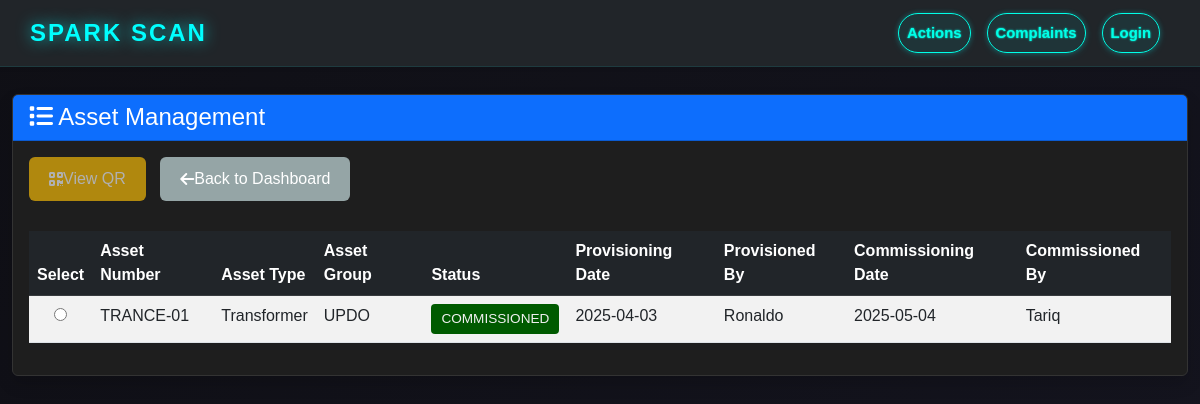
Page /asset/list/ on the committed database.
### asset/models.py (models this page shows, shortened)
class Asset(models.Model):
    asset_type = models.CharField(max_length=20, choices=ASSET_TYPE_CHOICES)
    asset_number = models.CharField(max_length=50, unique=True)
    asset_group = models.CharField(max_length=10, choices=ASSET_GROUP_CHOICES)
    status = models.CharField(max_length=20, choices=STATUS_CHOICES, default='PROVISIONED')
    provisioning_date = models.DateField()
    provisioned_by = models.CharField(max_length=100)
    planned_location = models.TextField(help_text="Planned installation location description")
    commissioning_date = models.DateField(null=True, blank=True)
    commissioned_by = models.CharField(max_length=100, null=True, blank=True)
    actual_location = models.TextField(null=True, blank=True, help_text="Actual installed location")
    latitude = models.DecimalField(max_digits=9, decimal_places=6, null=True, blank=True)
    longitude = models.DecimalField(max_digits=9, decimal_places=6, null=True, blank=True)
    dmm = models.CharField(max_length=20, choices=DMM_CHOICES)
    secondary_connection = models.CharField(max_length=20, choices=SECONDARY_CONNECTION_CHOICES)
    ct_ratio = models.CharField(max_length=20)
    pt_ratio = models.CharField(max_length=20)
    actual_cost = models.DecimalField(max_digits=10, decimal_places=2, null=True, blank=True)
    qr_code = models.ImageField(upload_to='qr_codes/', null=True, blank=True)
    created_at = models.DateTimeField(auto_now_add=True)
    updated_at = models.DateTimeField(auto_now=True)
    class Meta:
        ordering = ['-created_at']

### asset/views.py (the view)
# urls.py: path('list/', views.AssetListView.as_view(), name='asset_list'),
class AssetListView(View):
    template_name = 'asset/asset_list.html'
    def get(self, request):
        assets = Asset.objects.all().order_by('-created_at')
        context = {
            'assets': assets,
            'page_title': 'Asset Management'
        }
        return render(request, self.template_name, context)

### templates/asset/asset_list.html (shortened to what this page needs)
<!DOCTYPE html>
<html lang="en">
<head>
    <link href="https://cdn.jsdelivr.net/npm/bootstrap@5.3.0/dist/css/bootstrap.min.css" rel="stylesheet">
    <link rel="stylesheet" href="https://cdnjs.cloudflare.com/ajax/libs/font-awesome/6.4.0/css/all.min.css">
    <link rel="stylesheet" href="/static/style.css">
</head>
<body>
       <nav class="navbar navbar-expand-lg navbar-dark bg-dark shadow-sm fixed-top">
        <div class="container-fluid">
            <a class="navbar-brand fw-bold glowy-logo" href="{% url 'dashboard:leaflet-map' %}">
                SPARK SCAN
            </a>
            <div class="collapse navbar-collapse justify-content-end" id="navbarMain">
                <ul class="navbar-nav ms-auto action-buttons-right">
                    <li class="nav-item">
                        <a href="{% url 'asset:asset_list' %}" class="nav-link action-btn">Actions</a>
                    </li>
                    <li class="nav-item">
                        <a href="{% url 'citizen_portal:complaint_list' %}" class="nav-link action-btn">Complaints</a>
                    </li>
                    <li class="nav-item dropdown">
                        {% if user.is_authenticated %}
                            <a class="nav-link dropdown-toggle d-flex align-items-center" href="#" id="userDropdown"
                            role="button" data-bs-toggle="dropdown" aria-expanded="false">
                                <div class="profile-icon">
                                    {{ user.username.0|upper }}
                                </div>
                            </a>
                            <ul class="dropdown-menu dropdown-menu-end profile-dropdown" aria-labelledby="userDropdown">
                                <li class="dropdown-header text-center">
                                    <div class="profile-icon-large mb-2">
                                        {{ user.username.0|upper }}
                                    </div>
                                    <div class="user-info">
                                        <strong  style="color: #fff;">{{ user.first_name }} {{ user.last_name }}</strong>
                                        <small class="d-block text-muted" style="color: #aaa !important;">{{ user.email }}</small>
                                        <span class="badge bg-primary mt-1">{{ user.role }}</span>
                                    </div>
                                </li>
                                <li><hr class="dropdown-divider"></li>
                                <li>
                                    <a class="dropdown-item" href="{% url 'authentication:change-password' %}">
                                        <i class="bi bi-key"></i> Change Password
                                    </a>
                                </li>
                                <li>
                                    <a class="dropdown-item text-danger" href="{% url 'authentication:logout' %}">
                                        <i class="bi bi-box-arrow-right"></i> Logout
                                    </a>
                                </li>
                            </ul>
                        {% else %}
                            <a class="nav-link action-btn" href="{% url 'authentication:login' %}">Login</a>
                        {% endif %}
                    </li>
                </ul>
            </div>
        </div>
    </nav>
    <div class="container-fluid mt-4">
        <div class="row">
            <div class="col-12">
                <div class="card shadow">
                    <div class="card-header bg-primary text-white">
                        <h4 class="mb-0">
                            <i class="fas fa-list"></i> Asset Management
                        </h4>
                    </div>
                    <div class="card-body">
                        <div class="d-flex gap-2 mb-3">
                            <div class="action-btn-group">
                                <button type="button" class="btn btn-warning text-white" id="btnViewQR" disabled>
                                    <i class="fas fa-qrcode"></i> View QR
                                </button>
                                <button type="button" class="btn btn-secondary" onclick="window.location.href='{% url 'dashboard:leaflet-map' %}'">
                                    <i class="fas fa-arrow-left"></i> Back to Dashboard
                                </button>
                            </div>
                        </div>
                        <div class="table-responsive">
                            <table class="table table-striped table-hover asset-table" id="assetTable">
                                <thead class="table-dark">
                                    <tr>
                                        <th width="50">Select</th>
                                        <th>Asset Number</th>
                                        <th>Asset Type</th>
                                        <th>Asset Group</th>
                                        <th>Status</th>
                                        <th>Provisioning Date</th>
                                        <th>Provisioned By</th>
                                        <th>Commissioning Date</th>
                                        <th>Commissioned By</th>
                                    </tr>
                                </thead>
                                <tbody>
                                    {% for asset in assets %}
                                    <tr data-asset-id="{{ asset.id }}" data-asset-status="{{ asset.status }}">
                                        <td class="text-center">
                                            <input type="radio" name="selectedAsset" value="{{ asset.id }}" class="asset-radio">
                                        </td>
                                        <td>{{ asset.asset_number }}</td>
                                        <td>{{ asset.get_asset_type_display }}</td>
                                        <td>{{ asset.asset_group }}</td>
                                        <td>
                                            <span class="status-badge status-{{ asset.status|lower }}">
                                                {{ asset.get_status_display }}
                                            </span>
                                        </td>
                                        <td>{{ asset.provisioning_date|date:"Y-m-d" }}</td>
                                        <td>{{ asset.provisioned_by }}</td>
                                        <td>{{ asset.commissioning_date|date:"Y-m-d"|default:"-" }}</td>
                                        <td>{{ asset.commissioned_by|default:"-" }}</td>
                                    </tr>
                                    {% empty %}
                                    <tr>
                                        <td colspan="9" class="text-center text-muted">No assets found</td>
                                    </tr>
                                    {% endfor %}
                                </tbody>
                            </table>
                        </div>
                    </div>
                </div>
            </div>
        </div>
    </div>
</body>
</html>

### static/style.css (style rules this page uses)
:root { --primary-color: #007bff; --primary-hover: #0056b3; --accent-color: #ff8c00; --text-color-dark: #2c3e50; --text-color-nav: #000000; --page-bg: #ffffff; --card-bg: #ffffff; --border-color: #e0e6ed; --shadow-light: 0 4px 12px rgba(0, 0, 0, 0.08); --nav-font-size: 0.8rem; }
* { box-sizing: border-box; margin: 0; padding: 0; }
body { font-family: 'Montserrat', sans-serif; background-color: var(--page-bg); color: var(--text-color-dark); min-height: 100vh; }
.btn { padding: 10px 20px; border: none; border-radius: 6px; font-size: 1rem; cursor: pointer; text-decoration: none; display: inline-flex; align-items: center; font-weight: 500; }
.btn-secondary { background: #95a5a6; color: white; }
.text-center { text-align: center; }
.status-badge { display: inline-block; padding: 5px 15px; border-radius: 20px; font-size: 0.85rem; font-weight: 600; }
.status-badge { padding: 4px 10px; border-radius: 12px; font-size: 13px; text-transform: uppercase; }
.navbar, #top-bar { display: flex; align-items: center; justify-content: space-between; background: #101921; box-shadow: 0 4px 22px rgba(0, 255, 255, 0.10); padding: 10px 28px 10px 18px; border-bottom: 1px solid rgba(0,255,255,0.10); position: fixed; width: 100%; z-index: 990; }
.glowy-logo { font-weight: 700; color: #0ff !important; text-shadow: 0 0 2px #00ffff, 0 0 3px #00ffff; font-size: 1.5rem; letter-spacing: 2px; }
.navbar-nav.ms-auto, .action-buttons-right { display: flex; align-items: center; gap: 16px; margin-left: auto; }
.action-btn { background: rgba(0,255,255,0.07); border: 1.5px solid #00ffe7; color: #00ffe7 !important; border-radius: 22px; padding: 8px 22px; font-weight: 600; font-size: 0.93rem; text-shadow: 0 0 2px #00ffe7; box-shadow: 0 0 5px #0ff4, 0 2px 8px rgba(0, 255, 255, 0.10); transition: background 0.2s, box-shadow 0.2s; cursor: pointer; text-decoration: none; }

### templates/asset/asset_list.html (style rules this page uses)
body { background: linear-gradient(135deg, #0f0f15 0%, #151520 100%); color: #f0f0f0; padding-top: 70px; }
.glowy-logo { color: #00ffff; text-shadow: 0 0 15px rgba(0, 255, 255, 0.7); font-size: 1.5rem; letter-spacing: 2px; }
.container, .card, .modal-content { background-color: #1e1e1e; color: #f0f0f0; border-color: #333; }
.action-btn-group .btn { margin-right: 10px; margin-bottom: 10px; }
.table-responsive { margin-top: 20px; }
.asset-table tbody tr { cursor: pointer; transition: background-color 0.2s; }
.status-badge { padding: 5px 10px; border-radius: 4px; font-size: 0.85rem; font-weight: 500; color: #f0f0f0; }
.status-commissioned { background-color: #005a00; }

### rows in the picture
Asset: asset_number "TRANCE-01", asset_type "Transformer", asset_group "UPDO", status "COMMISSIONED", provisioning_date "2025-04-03", provisioned_by "Ronaldo", commissioning_date "2025-05-04", commissioned_by "Tariq"
